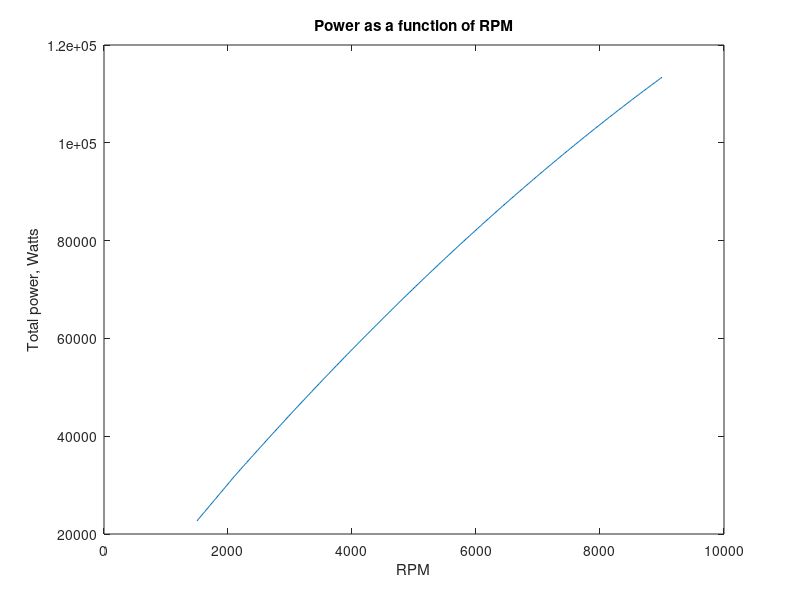
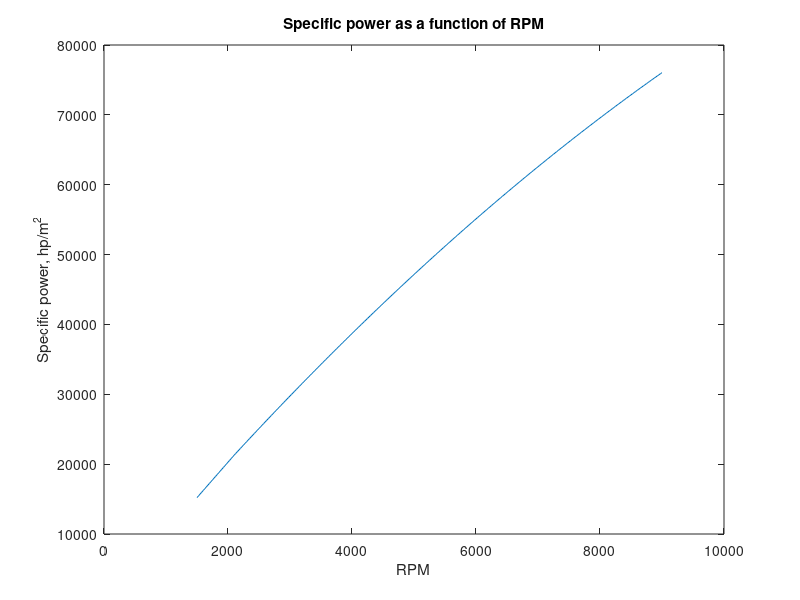
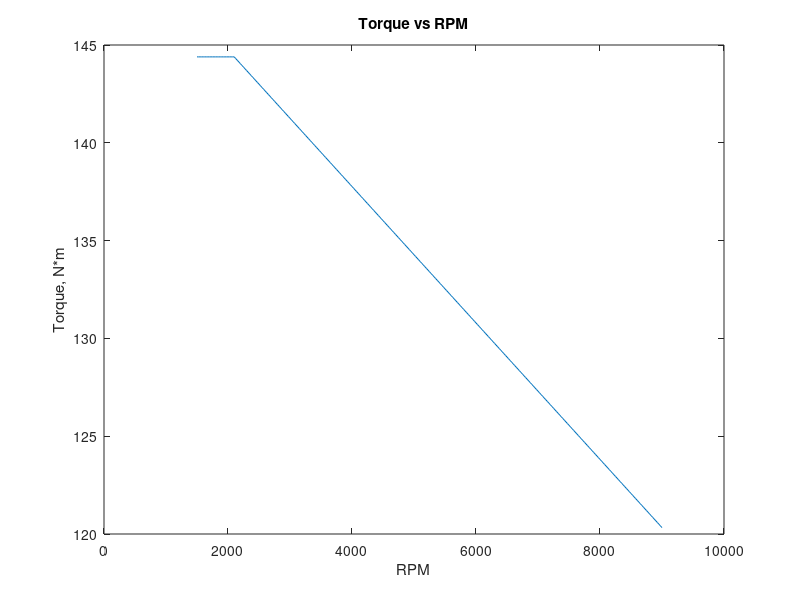
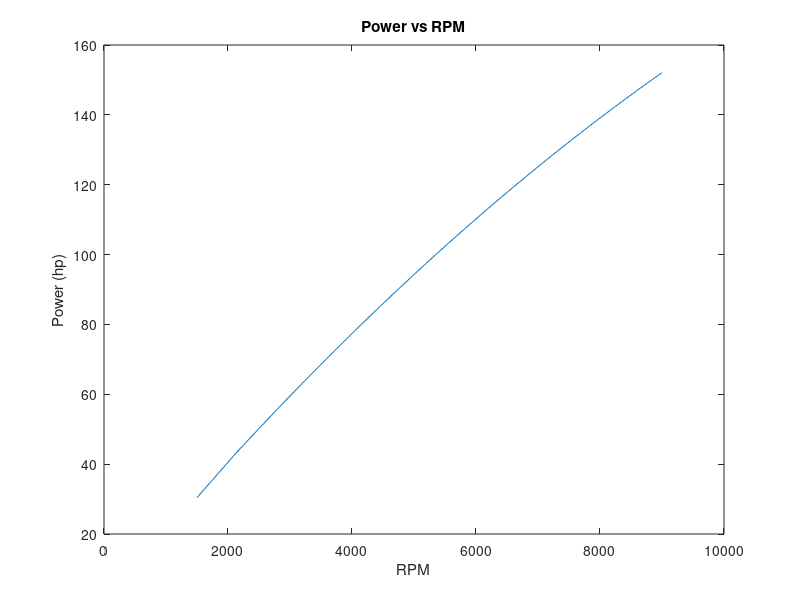

Reproduce these figures in MATLAB, in order.
%%
clear all
close all
i = 1; 
rc = 10;
    
% Initial Conditions
p(1) = 101325;%pa
T(1) = 294; %k
gamma = 1.4;
R = 287; %j/kg*K, gas constant
Cp = R*gamma/(gamma-1); %J/kg*K
Cv = Cp-R;

%Engine Parameters
Qlhv = 44e6; %j/kg from Heywood App D
f = 14.7; % air to fuel mass ratio
C = 6; % number of cylinders
D = .0015; %Total Displacement, m^3

% State 1, 
rho(1) = p(1)/(R*T(1)); %from ideal gas law

% State 2, path 2-3: isentropic compression
rho(2) = rho(1) * rc;
p(2) = p(1)* (rho(2)/rho(1))^gamma;
T(2) = p(2)/(rho(2)* R);

% State 3, path 2-3: constant volume heat addition

% combustive efficiency, from Heywood p 82
if f <= 14.7
    nc = 0.95;
end


%T(3) = T(2) + nc*Qlhv/(Cp* f); 
T(3) = 3071.; %K, from CEA
rho(3) = rho(2);
p(3) = rho(3) * R* T(3);


% State 4
rho(4) = rho(1);
p(4) = p(3)* (rho(4)/rho(3))^ (gamma); %this is an estimate, could use refprop to find actual
T(4) = p(4)/(rho(4) * R);
j = 1;
% Work

Ws = Cv*((T(3)-T(2)) - (T(4)-T(1))); %Specific work per cylinder, J/kg
Ma = (D/C)*(rc/(rc-1)) * rho(1); %Mass of Air in each cylinder, kg
Wc = Ws*Ma; %Work per Cylinder, J
Wt = Wc * C; %total work, J
nv = Ma*C/(rho(1)*D);
nt = 1-(T(4)-T(1))/(T(3)-T(2));

RPM = 5000;
D_cc = 1500;

Mf = Ma/f;
Qin = Mf * Qlhv;
S = 2000; %cM/sec
N = RPM/60; %rev/sec
stroke = S/(2 * N); %cM
displacement = D_cc/6;
bore = sqrt(4 * displacement /(pi*stroke));

stroke = .0641;
bore = 1.1* stroke; 

Vd = ((pi*bore^2*stroke)/4); %meter cubes
V1  = Vd/(1-(1/rc));
Q = Qin /(p(1)*V1);

%Power
N = 5000; % RPM, Max
i = 1;
%% Mechanical eff

stroke = stroke / 100;
RPM = [2100 9000];
mech_eff = [ .9 .75];
%maximum rpm
Nmax = 7000;

stroke = stroke / 100;
for N = 1500:25:9400
    c = 6; % number of cylinder
%{
    Ubar = 2*(stroke) * N/60;

    A = pi * bore * stroke/100;

    m = .17; % mm
    m = .07/1000; %m
    stroke = stroke / 100;


    %u = (8.34* 10^-5) * e^(1474/(temp - 368)
    u = 1.44E-4;
    %https://wiki.anton-paar.com/en/engine-oil/
    u = .0119;

    t = u * (Ubar / m);
    f = A * t;

    Pf(i) = 1.5 * c * Ubar * f;
    %}
    
    RPM = [2100 9000];
    mech_eff = [ .9 .75];   
    if N<= 2100
        mechanical_eff = .9;
    else
        mechanical_eff = interp1(RPM, mech_eff, N, 'linear');
    end
    Power(i) = Wt * N/120;
    P_rate(i) = .8 * Power(i); 
    P_specific(i) = mechanical_eff* Ws * N/120;
    P_cylinder(i) = P_specific(i) * Ma;
    P_total(i) = P_cylinder(i) * C;
    imep(i) = P_total(i)/1000*2*10^3/(D*1000*(N/60));
    bmep(i) = mechanical_eff*imep(i);
    %p_real(i) = ((P_total(i) - Pf(i))/(P_total(i))) * P_total(i)
    
    P_hp(i) = P_total(i)/745.699872;
    % SFC
    SFC(i) = (C * Ma/f)/(Wt); %kg/kj
    SFC_Converted(i) = SFC(i) * 3.6e9; %g/Kw-hr
    Torque(i) = P_total(i)/((2*3.1415*N/60));
    
    i = i + 1;
end

figure 
plot(1500:25:9400, P_total);
xlabel('RPM')
ylabel('Total power, Watts')
title('Power as a function of RPM')

figure 
P_spec_hp = P_specific/745.1;
plot(1500: 25:9400, P_spec_hp);
xlabel('RPM')
ylabel('Specific power, hp/m^2')
title('Specific power as a function of RPM')


figure 
plot(1500: 25:9400, Torque);
xlabel('RPM')
ylabel('Torque, N*m')
title('Torque vs RPM')


%{
figure 
plot(1500: 25:7500, Pf);
xlabel('RPM')
ylabel('Friction loss')
title('Friction loss vs. RPM')
%S(1, i)= refpropm('S','D',rho(1,i), 'P',p(1, i)/1e3, 'air.ppf');
%S(2, i)= refpropm('S','D',rho(2, i), 'P',p(2, i)/1e3, 'air.ppf');
%S(3, i)= refpropm('S','D',rho(3, i), 'P',p(3, i)/1e3, 'air.ppf');
%S(4, i)= refpropm('S','D',rho(4, i), 'P',p(4, i)/1e3, 'air.ppf');
%}

figure
plot(1500:25:9400, P_hp)
xlabel('RPM')
ylabel('Power (hp)')
title('Power vs RPM')

figure
plot(1500:25:9400, bmep)
xlabel('RPM')
ylabel('bmep (kPa)')
title('bmep vs RPM')

%plot(P_hp(i,:),.0015 : .000050 : .0018 )
otto_eff = 1-(1/rc^(gamma-1));
o_eff = 1-(T(4)-T(1))./(T(3)-T(2));
 
%st = strcat('Displacement =  ' , num2str(.00150 + .00005*(i-1)), ' cc')
%ht = text(SFC_Converted(1, i ),9.3, st);
%set(ht, 'Rotation', 85)  
